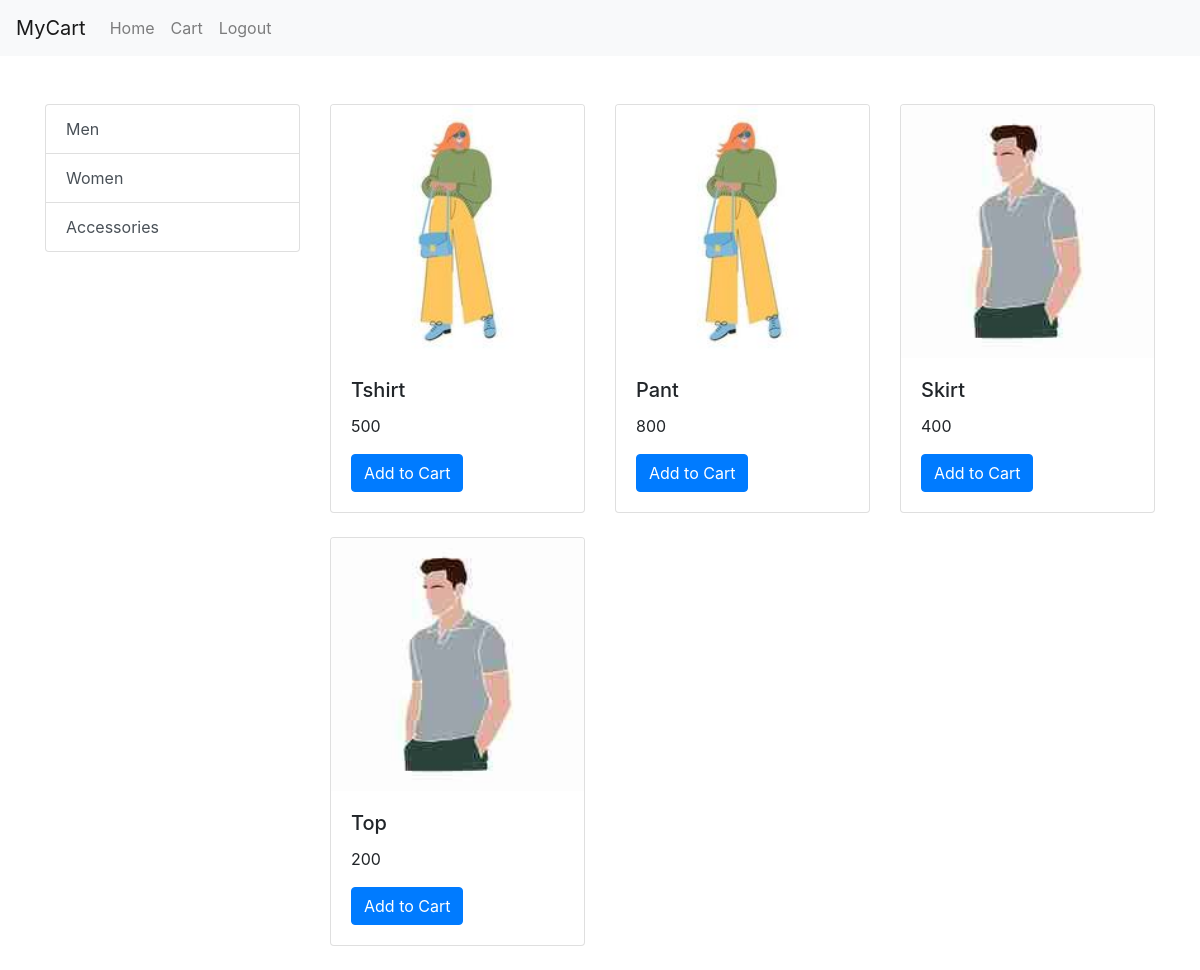
The page /store/ on the database as committed earlier.
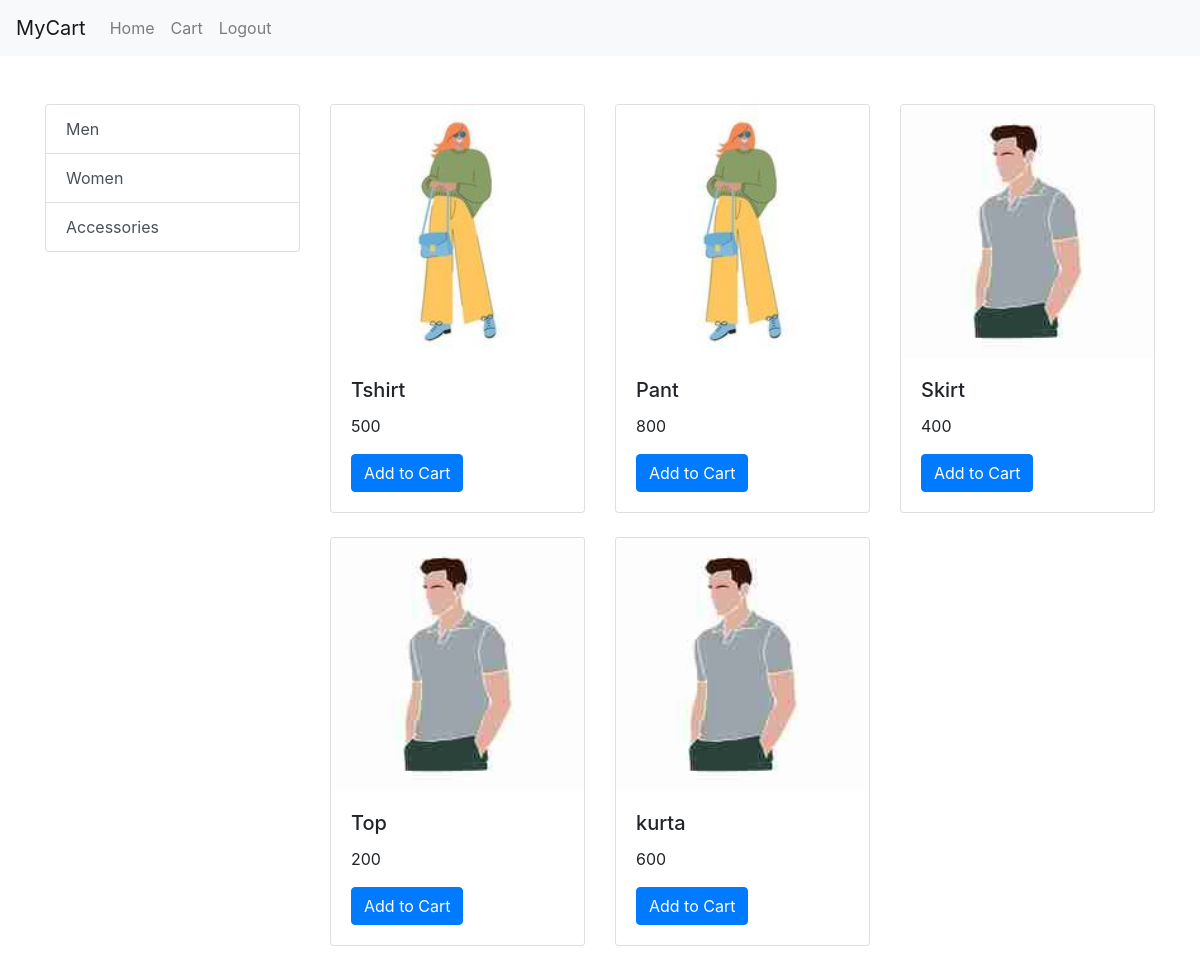
The same page on the database as committed later.
### store/models.py (models this page shows, shortened)
class Category(models.Model):
    id=models.AutoField
    name=models.CharField(max_length=50)
    def __str__(self):
        return self.name

class Product(models.Model):
    id=models.AutoField
    name = models.CharField(max_length=100)
    price = models.IntegerField(default=0)
    category=models.ForeignKey(Category,on_delete=models.CASCADE,default="")
    image=models.ImageField(upload_to='products/')

### store/views.py (the view, shortened to what this page needs)
# urls.py: path('store/',include('store.urls')),
def store(request):
    if request.method=='GET':
        products=Product.objects.all()
        categories=Category.objects.all()
        categroy_id=request.GET.get('category')
        if categroy_id:
            products=Product.products_bycategory(categroy_id)
        data={}
        user_email=request.session.get('user_email')
        print(user_email)
        data['products']=products
        data['categories']=categories
        return render(request,'store.html',data)

### store/templates/store.html
{%extends 'base.html'%}
{% block Body %}
  <div class="container mt-5">
    <div class="row">
      <div class="col-md-3">
        <div class="list-group">
          {%for category in categories%}
          <a href="/store/?category={{category.id}}" class="list-group-item list-group-item-action">{{category}}</a>
          {%endfor%}
        </div>
      </div>
      <div class="col-md-9">
        <div class="row">
          {%for product in products%}
          <div class="col-md-4 mb-4">
            <div class="card">
              <img src="{{product.image.url}}" class="card-img-top" alt="Product 1">
              <div class="card-body">
                <h5 class="card-title">{{product.name}}</h5>
                <p class="card-text">{{product.price}}</p>
                {%if profile%}
                {%if product in product_incartitem %}
                <form method="GET" action="">
                  {% csrf_token %}
                  <button type="submit" class="btn btn-primary disbaled">Added to Cart</button>
                </form>
                {%else%}
                <form method="POST" action="">
                  {% csrf_token %}
                  <input type="hidden" name="product_id" value="{{ product.id }}">
                  <button type="submit" class="btn btn-primary ">Add to Cart</button>
                </form>
                {%endif%}
                {%else%}
                <a href="/signup/" class="btn btn-primary">Add to Cart</a>
                {%endif%}
              </div>
            </div>
          </div>
          {%endfor%}
        </div>
      </div>
    </div>
  </div>
{%endblock%}

### store/templates/base.html (shortened to what this page needs)
<!doctype html>
<html lang="en">
  <head>
    <link rel="stylesheet" href="https://cdn.jsdelivr.net/npm/bootstrap@4.3.1/dist/css/bootstrap.min.css">
  </head>
  <body>
    <nav class="navbar navbar-expand-lg navbar-light bg-light">
        <a class="navbar-brand" href="#">MyCart</a>
        <div class="collapse navbar-collapse" id="navbarSupportedContent">
          <ul class="navbar-nav mr-auto">
            <li class="nav-item">
              <a class="nav-link" href="/store">Home </a>
            </li>
            <li class="nav-item">
              <a class="nav-link" href="/store/cart">Cart</a>
            </li>
            <li class="nav-item">
              <a class="nav-link" href="/logout">Logout</a>
            </li>
          </ul>
          <ul class="navbar-nav ml-auto mr-4">
            <li class="nav-item">
                <a class="nav-link" href="#">{{user.username}}</a>
            </li>
          </ul>
        </div>
      </nav>
        {%block Body%}{%endblock%}
  </body>
</html>

Rows that differ between the two databases and show on the page:
added Product: image (picture), name "kurta", price "600"
